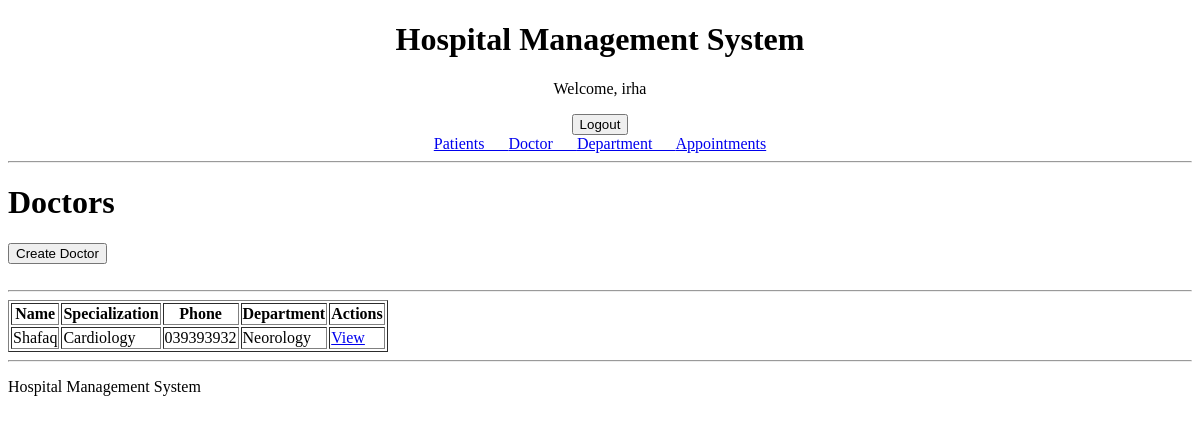
Before: /doctor/ (signed in) with the older database file.
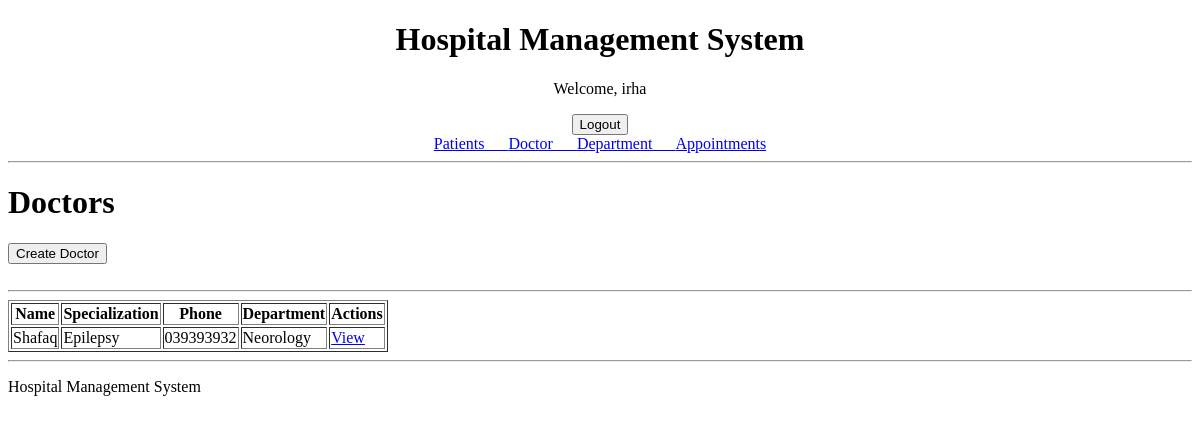
After: the same page with the newer database file.
### doctor/models.py (models this page shows, shortened)
class Doctor(models.Model):
    id=models.AutoField(primary_key=True)
    name = models.CharField(max_length=50)
    specialization = models.CharField(max_length=50)
    phone = models.CharField(max_length=15)
    department=models.ForeignKey(Department,on_delete=models.CASCADE)
    user=models.OneToOneField(User,on_delete=models.CASCADE,
                              null=True,blank=True, related_name='doctor')

### department/models.py (models this page shows)
class Department(models.Model):
    id = models.AutoField(primary_key=True)
    department_name = models.CharField(max_length=100)
    department_description = models.TextField()
    def __str__(self):
        return self.department_name

### doctor/views.py (the view)
# urls.py: path('',views.DoctorListView.as_view(), name='doctor_list'),
class DoctorListView(LoginRequiredMixin,ListView):
    model = Doctor
    context_object_name = 'doctors'
    template_name = 'doctor/doctor_list.html'
    def get_queryset(self):
        user=self.request.user
        if user.is_superuser:
            return Doctor.objects.all()
        elif user.groups.filter(name="Doctors").exists():
            return Doctor.objects.filter(id=user.doctor.id)
        elif user.groups.filter(name="Patient").exists():
            return Doctor.objects.filter(appointments__patient=user.patient.id)
        elif user.groups.filter(name="Receptionist").exists():
            return Doctor.objects.all()
        else:
            return Doctor.objects.none()

### doctor/templates/doctor/doctor_list.html (shortened to what this page needs)
{% extends "base.html" %}
{% block content %}
<h1>Doctors</h1>
<a href="{% url 'doctor_create' %}">
    <button>Create Doctor</button>
</a>
<br>
<br>
<hr>
<table border="1">
    <tr>
        <th>Name</th>
        <th>Specialization</th>
        <th>Phone</th>
        <th>Department</th>
        <th>Actions</th>
    </tr>
    {% for doctor in doctors %}
    <tr>
        <td>
            {{ doctor.name }}
        </td>
        <td>
            {{ doctor.specialization }}
        </td>
        <td>
            {{ doctor.phone }}
        </td>
        <td>
            {{doctor.department}}
        </td>
        <td>
            <a href="{% url 'doctor_detail' doctor.id %}">
                View
            </a>
        </td>
    </tr>
    {% endfor %}
</table>
{% endblock %}

Changed rows visible on the page:
changed Doctor "Shafaq": specialization "Cardiology" → "Epilepsy"
